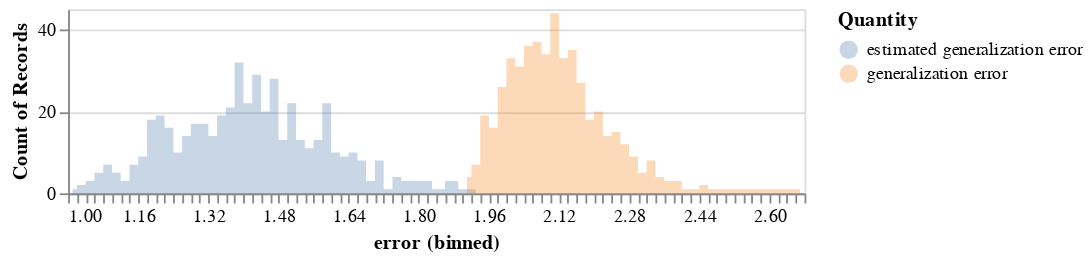

The notebook cell this image was saved under:
### Code cell
source = pd.DataFrame({
    'estimated generalization error':ês,
    'generalization error':es
})

alt.Chart(source, height=100).transform_fold(
    ['estimated generalization error', 'generalization error'],
    as_=['Quantity', 'error']
).mark_area(
    opacity=0.3,
    interpolate='step'
).encode(
    alt.X('error:Q', bin=alt.Bin(maxbins=100)),
    alt.Y('count()', stack=None),
    alt.Color('Quantity:N')
)

### Figure 1 — Vega-Lite specification as saved in the notebook (floating-point values rounded to 4 significant figures; data arrays with more than 128 entries replaced by an {"elided": "..."} marker saying what was removed)
{"$schema": "https://vega.github.io/schema/vega-lite/v3.4.0.json", "config": {"mark": {"tooltip": null}, "view": {"height": 300, "width": 400}}, "data": {"name": "data-6176605d8bf317510983d567dbfe6a81"}, "datasets": {"data-6176605d8bf317510983d567dbfe6a81": {"elided": "500 records"}}, "encoding": {"color": {"field": "Quantity", "type": "nominal"}, "x": {"bin": {"maxbins": 100}, "field": "error", "type": "quantitative"}, "y": {"aggregate": "count", "stack": null, "type": "quantitative"}}, "height": 100, "mark": {"interpolate": "step", "opacity": 0.3, "type": "area"}, "transform": [{"as": ["Quantity", "error"], "fold": ["estimated generalization error", "generalization error"]}]}
